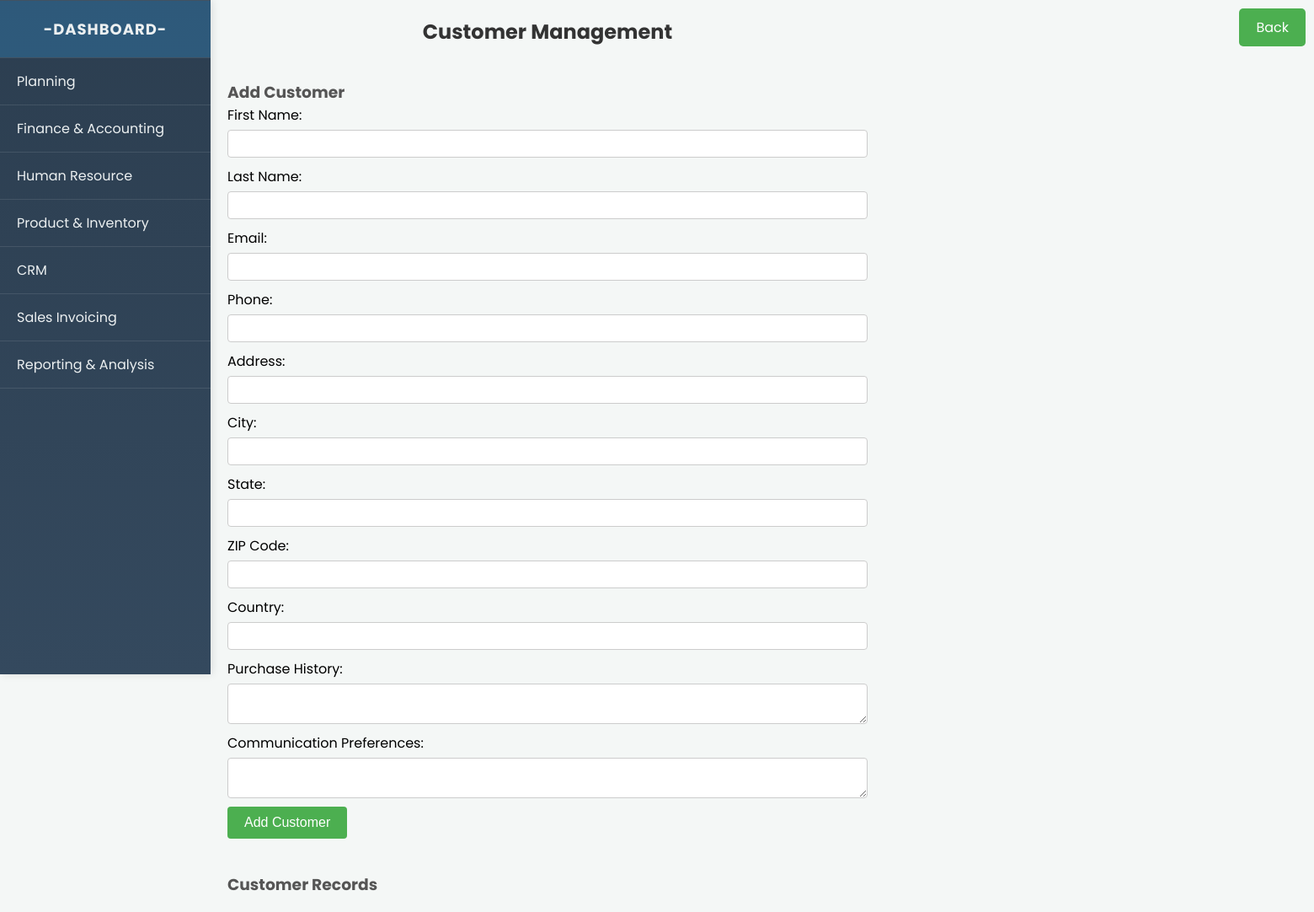
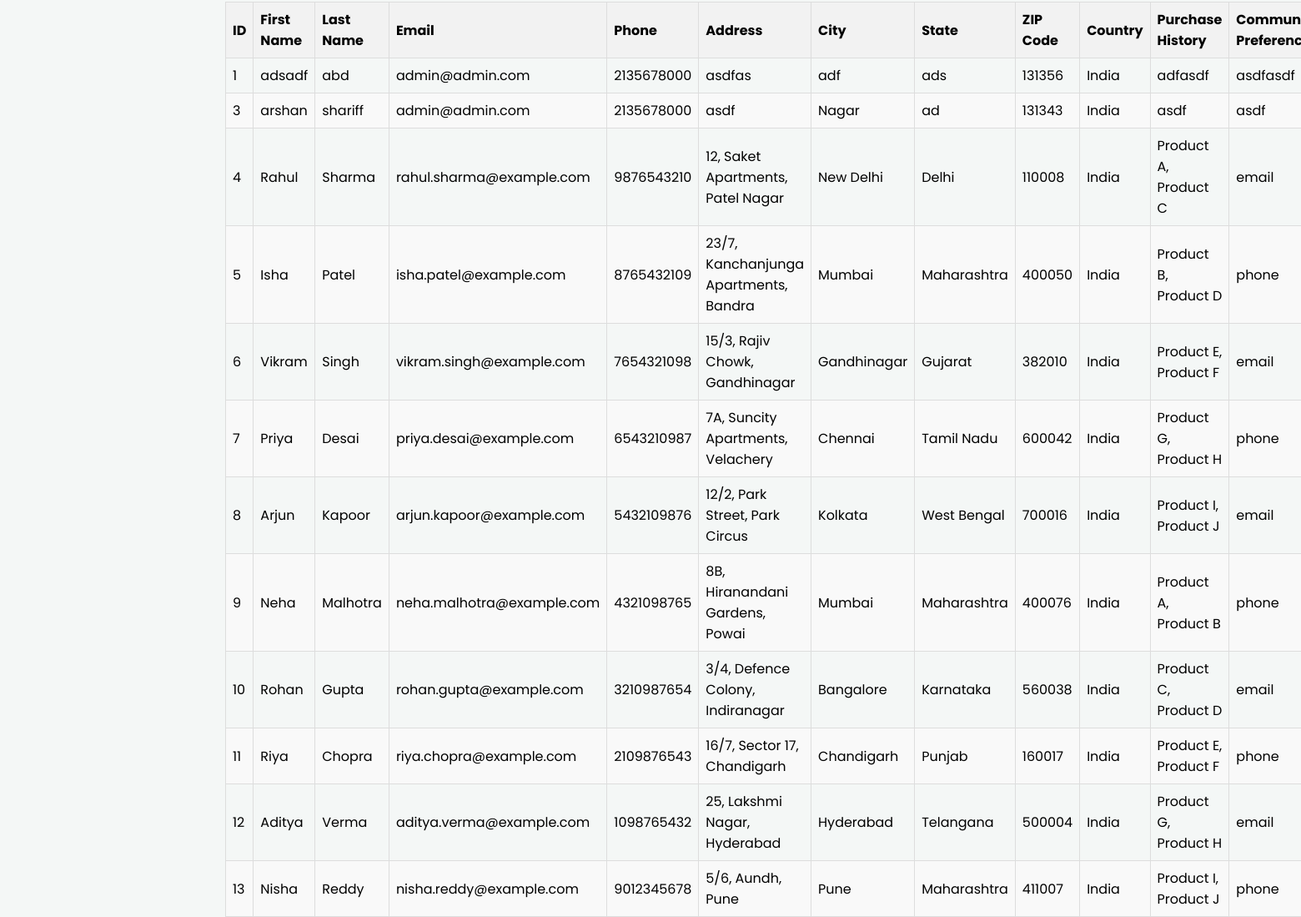
/crm/cm/cm.php (signed in), run on the app's committed database (2 pictures, top to bottom).
### tables this page shows
CREATE TABLE `customers` (
  `id` int(11) NOT NULL,
  `first_name` varchar(50) NOT NULL,
  `last_name` varchar(50) NOT NULL,
  `email` varchar(100) DEFAULT NULL,
  `phone` varchar(20) DEFAULT NULL,
  `address` varchar(255) DEFAULT NULL,
  `city` varchar(100) DEFAULT NULL,
  `state` varchar(100) DEFAULT NULL,
  `zip_code` varchar(20) DEFAULT NULL,
  `country` varchar(100) DEFAULT NULL,
  `purchase_history` text DEFAULT NULL,
  `communication_preferences` text DEFAULT NULL
);

### crm/cm/cm.php (the view, shortened to what this page needs)
<?php
include('../../db_connect.php');
include '../../sidebar.php';
$sql = "SELECT * FROM customers";
$result = $conn->query($sql);
?>
<!DOCTYPE html>
<html lang="en">
<head>
    <link rel="stylesheet" href="style.css">
    <link rel="stylesheet" href="../../istyle.css">
</head>
<body>
 <a href="javascript:history.back()" class="back-button">Back</a>
    <div class="content">
    <section id="customer_management">
        <h2>Customer Management</h2>
        <h3>Add Customer</h3>
        <form method="post">
            <label for="first_name">First Name:</label>
            <input type="text" id="first_name" name="first_name" required>
            <label for="last_name">Last Name:</label>
            <input type="text" id="last_name" name="last_name" required>
            <label for="email">Email:</label>
            <input type="email" id="email" name="email">
            <label for="phone">Phone:</label>
            <input type="text" id="phone" name="phone">
            <label for="address">Address:</label>
            <input type="text" id="address" name="address">
            <label for="city">City:</label>
            <input type="text" id="city" name="city">
            <label for="state">State:</label>
            <input type="text" id="state" name="state">
            <label for="zip_code">ZIP Code:</label>
            <input type="text"
			id="zip_code" name="zip_code">
<label for="country">Country:</label>
<input type="text" id="country" name="country">
<label for="purchase_history">Purchase History:</label>
<textarea id="purchase_history" name="purchase_history"></textarea>
<label for="communication_preferences">Communication Preferences:</label>
<textarea id="communication_preferences" name="communication_preferences"></textarea>
<input type="submit" name="add_customer" value="Add Customer">
</form>
    <h3>Customer Records</h3>
    <?php
    if ($result->num_rows > 0) {
        echo "<table class='customer-table'>";
        echo "<thead><tr><th>ID</th><th>First Name</th><th>Last Name</th><th>Email</th><th>Phone</th><th>Address</th><th>City</th><th>State</th><th>ZIP Code</th><th>Country</th><th>Purchase History</th><th>Communication Preferences</th><th>Action</th></tr></thead>";
        echo "<tbody>";
        while($row = $result->fetch_assoc()) {
            echo "<tr>";
            echo "<td>" . $row['id'] . "</td>";
            echo "<td>" . $row['first_name'] . "</td>";
            echo "<td>" . $row['last_name'] . "</td>";
            echo "<td>" . $row['email'] . "</td>";
            echo "<td>" . $row['phone'] . "</td>";
            echo "<td>" . $row['address'] . "</td>";
            echo "<td>" . $row['city'] . "</td>";
            echo "<td>" . $row['state'] . "</td>";
            echo "<td>" . $row['zip_code'] . "</td>";
            echo "<td>" . $row['country'] . "</td>";
            echo "<td>" . $row['purchase_history'] . "</td>";
            echo "<td>" . $row['communication_preferences'] . "</td>";
            echo "</tr>";
        }
        echo "</tbody>";
        echo "</table>";
    } else {
        echo "<p>No customers found.</p>";
    }
    ?>
</section>
</div>
</body>
</html>

### crm/cm/style.css (style rules this page uses)
form { margin-bottom: 20px; }
label { display: block; margin-bottom: 5px; }
input[type="text"], input[type="email"], textarea { width: 100%; padding: 8px; margin-bottom: 10px; border: 1px solid #ccc; border-radius: 4px; box-sizing: border-box; }
input[type="submit"] { background-color: #4CAF50; color: white; padding: 10px 20px; border: none; border-radius: 4px; cursor: pointer; font-size: 16px; }
table { width: 100%; border-collapse: collapse; margin-top: 20px; }
th, td { border: 1px solid #ddd; padding: 8px; text-align: left; }
th { background-color: #f2f2f2; font-weight: bold; }
tbody tr:nth-child(even) { background-color: #f9f9f9; }
.content { max-width: 800px; margin: 0 auto; padding: 20px; }
h2 { text-align: center; color: #333; }
h3 { margin-top: 40px; color: #555; }

### istyle.css (style rules this page uses)
* { margin: 0; padding: 0; box-sizing: border-box; }
body { font-family: 'Poppins', sans-serif; background-color: #f4f7f6; display: flex; }
.main-content, .content { margin-left: 250px; padding: 20px; width: calc(100% - 250px); }

### crm/cm/cm.php (style rules this page uses)
.back-button { position: absolute; top: 10px; right: 10px; background-color: #4CAF50; color: white; padding: 10px 20px; text-align: center; text-decoration: none; display: inline-block; font-size: 16px; border: none; border-radius: 5px; cursor: pointer; }

### data on the page
customers: id "1", first_name "adsadf", last_name "abd", email "admin@admin.com", phone "2135678000", address "asdfas", city "adf", state "ads", zip_code "131356", country "India", purchase_history "adfasdf", communication_preferences "asdfasdf"
customers: id "3", first_name "arshan", last_name "shariff", email "admin@admin.com", phone "2135678000", address "asdf", city "Nagar", state "ad", zip_code "131343", country "India", purchase_history "asdf", communication_preferences "asdf"
customers: id "4", first_name "Rahul", last_name "Sharma", email "rahul.sharma@example.com", phone "9876543210", address "12, Saket Apartments, Patel Nagar", city "New Delhi", state "Delhi", zip_code "110008", country "India", purchase_history "Product A, Product C", communication_preferences "email"
customers: id "5", first_name "Isha", last_name "Patel", email "isha.patel@example.com", phone "8765432109", address "23/7, Kanchanjunga Apartments, Bandra", city "Mumbai", state "Maharashtra", zip_code "400050", country "India", purchase_history "Product B, Product D", communication_preferences "phone"
customers: id "6", first_name "Vikram", last_name "Singh", email "vikram.singh@example.com", phone "7654321098", address "15/3, Rajiv Chowk, Gandhinagar", city "Gandhinagar", state "Gujarat", zip_code "382010", country "India", purchase_history "Product E, Product F", communication_preferences "email"
customers: id "7", first_name "Priya", last_name "Desai", email "priya.desai@example.com", phone "6543210987", address "7A, Suncity Apartments, Velachery", city "Chennai", state "Tamil Nadu", zip_code "600042", country "India", purchase_history "Product G, Product H", communication_preferences "phone"
customers: id "8", first_name "Arjun", last_name "Kapoor", email "arjun.kapoor@example.com", phone "5432109876", address "12/2, Park Street, Park Circus", city "Kolkata", state "West Bengal", zip_code "700016", country "India", purchase_history "Product I, Product J", communication_preferences "email"
customers: id "9", first_name "Neha", last_name "Malhotra", email "neha.malhotra@example.com", phone "4321098765", address "8B, Hiranandani Gardens, Powai", city "Mumbai", state "Maharashtra", zip_code "400076", country "India", purchase_history "Product A, Product B", communication_preferences "phone"
customers: id "10", first_name "Rohan", last_name "Gupta", email "rohan.gupta@example.com", phone "3210987654", address "3/4, Defence Colony, Indiranagar", city "Bangalore", state "Karnataka", zip_code "560038", country "India", purchase_history "Product C, Product D", communication_preferences "email"
customers: id "11", first_name "Riya", last_name "Chopra", email "riya.chopra@example.com", phone "2109876543", address "16/7, Sector 17, Chandigarh", city "Chandigarh", state "Punjab", zip_code "160017", country "India", purchase_history "Product E, Product F", communication_preferences "phone"
customers: id "12", first_name "Aditya", last_name "Verma", email "aditya.verma@example.com", phone "1098765432", address "25, Lakshmi Nagar, Hyderabad", city "Hyderabad", state "Telangana", zip_code "500004", country "India", purchase_history "Product G, Product H", communication_preferences "email"
customers: id "13", first_name "Nisha", last_name "Reddy", email "nisha.reddy@example.com", phone "9012345678", address "5/6, Aundh, Pune", city "Pune", state "Maharashtra", zip_code "411007", country "India", purchase_history "Product I, Product J", communication_preferences "phone"
